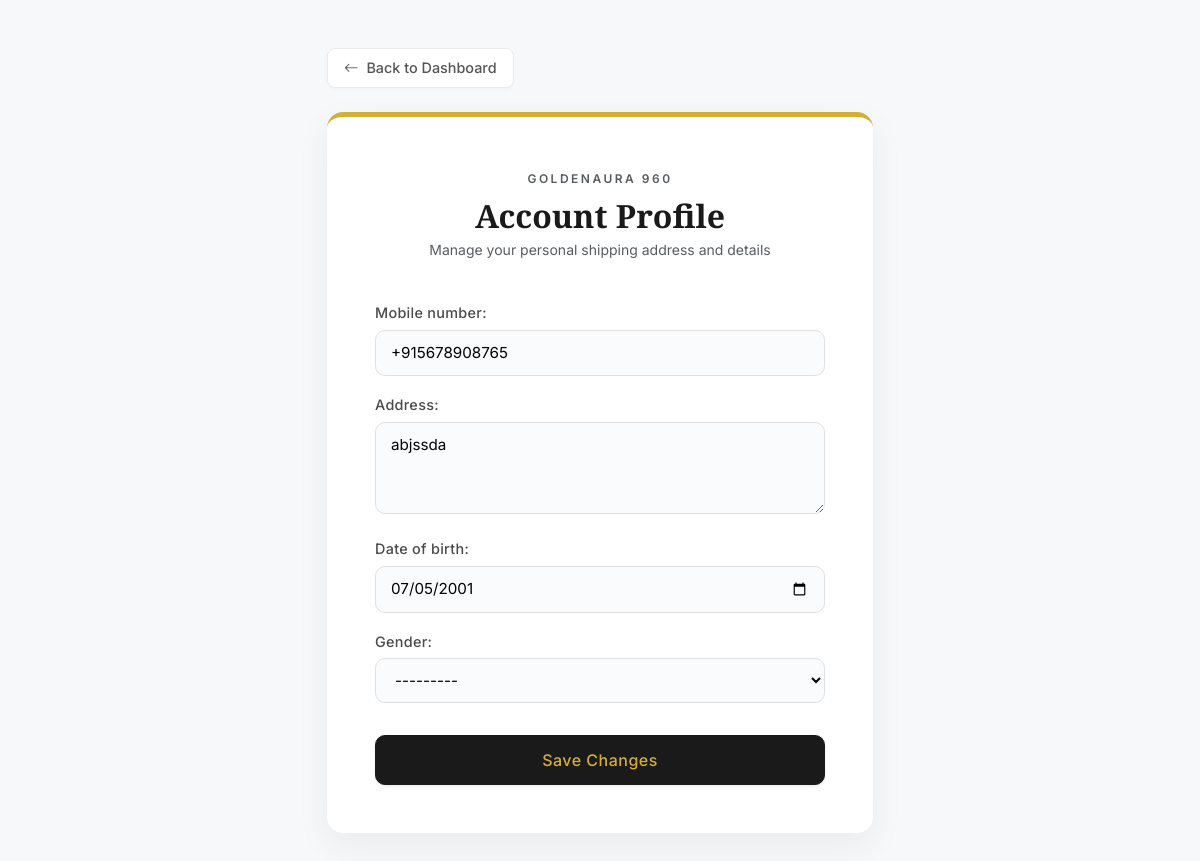
/accounts/profile/ (signed in), run on the app's committed database.
### accounts/models.py (models this page shows, shortened)
class Profile(models.Model):
    GENDER_CHOICES = [
        ('Women', 'Women'),
        ('Men', 'Men'),
    ]
    user = models.OneToOneField(User, on_delete=models.CASCADE)
    mobile_number = models.CharField(max_length=15)
    address = models.TextField()
    date_of_birth = models.DateField(null=True, blank=True)
    gender = models.CharField(max_length=20, choices=GENDER_CHOICES, null=True, blank=True)

### accounts/views.py (the view)
# urls.py: path('profile/', views.profile_view, name='profile'),
@login_required(login_url='login')
def profile_view(request):
    profile, created = Profile.objects.get_or_create(user=request.user)
    if request.method == 'POST':
        form = ProfileForm(request.POST, instance=profile)
        if form.is_valid():
            form.save()
            messages.success(request, 'Your profile has been updated successfully!')
            return redirect('profile')
    else:
        form = ProfileForm(instance=profile)
    context = {
        'form': form,
        'profile': profile
    }
    return render(request, 'accounts/profile.html', context)

### accounts/forms.py
class ProfileForm(forms.ModelForm):
    class Meta:
        model = Profile
        fields = ['mobile_number', 'address', 'date_of_birth', 'gender']
        widgets = {
            'date_of_birth': forms.DateInput(attrs={'type': 'date'}),
            'address': forms.Textarea(attrs={'rows': 3}),
        }

### accounts/templates/accounts/profile.html (shortened to what this page needs)
<!DOCTYPE html>
<html lang="en">
<head>
    <link href="https://cdn.jsdelivr.net/npm/bootstrap@5.3.0/dist/css/bootstrap.min.css" rel="stylesheet">
    <link rel="stylesheet" href="https://cdn.jsdelivr.net/npm/bootstrap-icons@1.10.5/font/bootstrap-icons.css">
</head>
<body>
    <div class="container py-5">
        <div class="row justify-content-center">
            <div class="col-md-7 col-lg-6">
                <div class="mb-4">
                    <a href="{% url 'dashboard' %}" class="back-btn">
                        <i class="bi bi-arrow-left"></i> Back to Dashboard
                    </a>
                </div>
                <div class="card luxury-card p-4 p-md-5">
                    <div class="text-center mb-4">
                        <span class="text-uppercase text-muted" style="font-size: 0.75rem; letter-spacing: 2.5px; font-weight: 600;">GoldenAura 960</span>
                        <h2 class="mt-2 mb-1">Account Profile</h2>
                        <p class="text-muted small">Manage your personal shipping address and details</p>
                    </div>
                    <form method="POST">
                        {{ form.as_p }}
                        <div class="d-grid mt-4 pt-2">
                            <button type="submit" class="btn btn-gold shadow-sm">Save Changes</button>
                        </div>
                    </form>
                </div>
            </div>
        </div>
    </div>
</body>
</html>

### accounts/templates/accounts/profile.html (style rules this page uses)
body { background-color: #f7f8fa; font-family: 'Inter', sans-serif; color: #2b2b2b; }
.luxury-card { border: none; border-radius: 16px; box-shadow: 0 12px 35px rgba(0, 0, 0, 0.06); background: #ffffff; border-top: 5px solid #d4af37; }
h2 { font-family: 'Playfair Display', serif; color: #1a1a1a; font-weight: 600; }
form p label { font-weight: 500; color: #4a4a4a; margin-bottom: 6px; font-size: 0.9rem; letter-spacing: 0.3px; }
form p input, form p select, form p textarea { width: 100%; padding: 11px 15px; border: 1px solid #e0e0e0; border-radius: 10px; font-size: 0.95rem; transition: all 0.3s ease; background-color: #fafbfc; }
.btn-gold { background-color: #1a1a1a; color: #d4af37; border: 1px solid #1a1a1a; font-weight: 500; padding: 12px; border-radius: 10px; transition: all 0.3s ease; letter-spacing: 0.5px; }
.back-btn { display: inline-flex; align-items: center; gap: 8px; color: #555555; text-decoration: none; font-size: 0.9rem; font-weight: 500; padding: 8px 16px; background: #ffffff; border: 1px solid #eaeaea; border-radius: 8px; box-shadow: 0 2px 5px rgba(0,0,0,0.02); transition: all 0.2s ease; }

### data on the page
Profile: mobile_number "+915678908765", address "abjssda", date_of_birth "07/05/2001", gender "---------"
